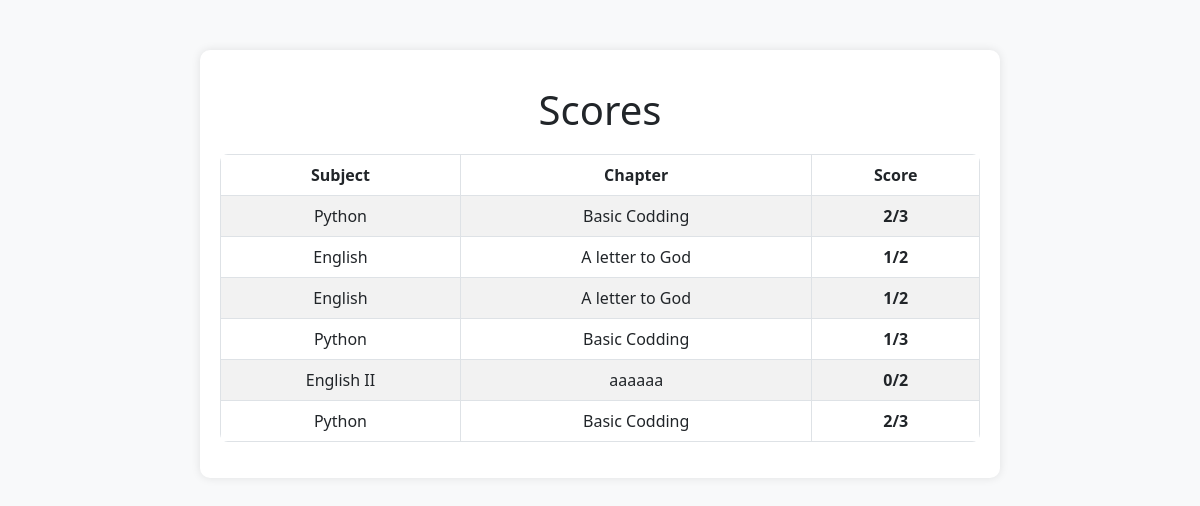
/scores (signed in), run on an earlier commit of the app's database.
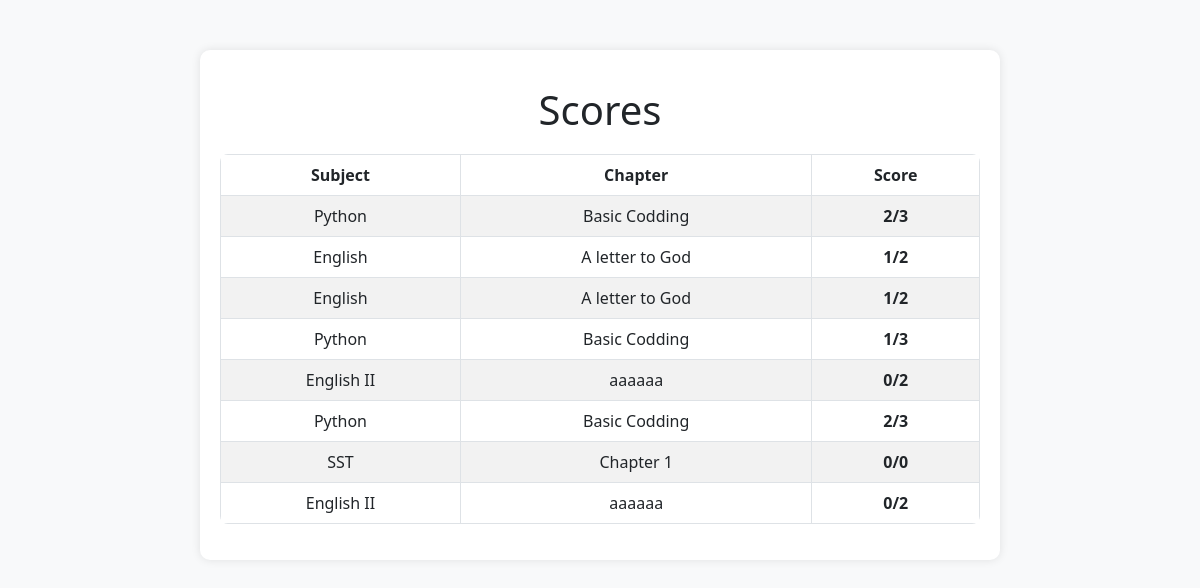
And on a later commit of the database.
### app.py (models this page shows)
class Score(db.Model):
    quiz_id = db.Column(db.Integer, db.ForeignKey('quiz.id'), nullable=False)
    id = db.Column(db.Integer,primary_key = True)
    time_taken = db.Column(db.Time, nullable = False)
    user_id = db.Column(db.Integer, db.ForeignKey('user.id'), nullable=False)
    complete = db.Column(db.Integer, nullable = False)
    total_score = db.Column(db.Integer, nullable = False)
    user = db.relationship('User', back_populates = 'scores')
    quizees = db.relationship('Quiz', back_populates = 'scores')

class Subject(db.Model):
    id = db.Column(db.Integer, primary_key=True)
    subject_name = db.Column(db.String(80), nullable=False)
    description = db.Column(db.String(120), nullable = False)
    chapters = db.relationship('Chapter', back_populates = 'subject', cascade='all, delete')

class Chapter(db.Model):
    id = db.Column(db.Integer, primary_key=True)
    subject_id = db.Column(db.Integer, db.ForeignKey('subject.id'), nullable = False)
    description = db.Column(db.String(120), nullable = False)
    chapter_name = db.Column(db.String(80), nullable=False)
    subject = db.relationship('Subject', back_populates = 'chapters')
    quiz = db.relationship('Quiz', back_populates = 'chapter', cascade='all,delete')

### app.py (the view)
@app.route('/scores', methods=['GET','POST'])
def scores():
    if session.get('username') is None:
        return redirect(url_for('login'))
    scores=Score.query.filter_by(user_id=session.get('user_id')).all()
    return render_template('scores.html', scores=scores)

### templates/scores.html (shortened to what this page needs)
<!DOCTYPE html>
<html lang="en">
<head>
    <link href="https://cdn.jsdelivr.net/npm/bootstrap@5.3.0/dist/css/bootstrap.min.css" rel="stylesheet">
</head>
<body>
    <div class="container">
        <h1 class="mt-3">Scores</h1>
        <table class="table table-bordered table-striped text-center">
            <thead>
                <tr>
                    <th scope="col">Subject</th>
                    <th scope="col">Chapter</th>
                    <th scope="col">Score</th>
                </tr>
            </thead>
            <tbody>
                {% for score in scores %}
                <tr>
                    <td>{{ score.quizees.chapter.subject.subject_name }}</td>
                    <td>{{ score.quizees.chapter.chapter_name }}</td>
                    <td><strong>{{ score.total_score }}/{{ score.quizees.questions | length }}</strong></td>
                </tr>
                {% endfor %}
            </tbody>
        </table>
    </div>
</body>
</html>

What changed in the data, as far as the page shows it:
added Score: quizees.chapter.subject.subject_name "SST", quizees.chapter.chapter_name "Chapter 1", total_score "0", quizees.questions|length "0"
added Score: quizees.chapter.subject.subject_name "English II", quizees.chapter.chapter_name "aaaaaa", total_score "0", quizees.questions|length "2"
